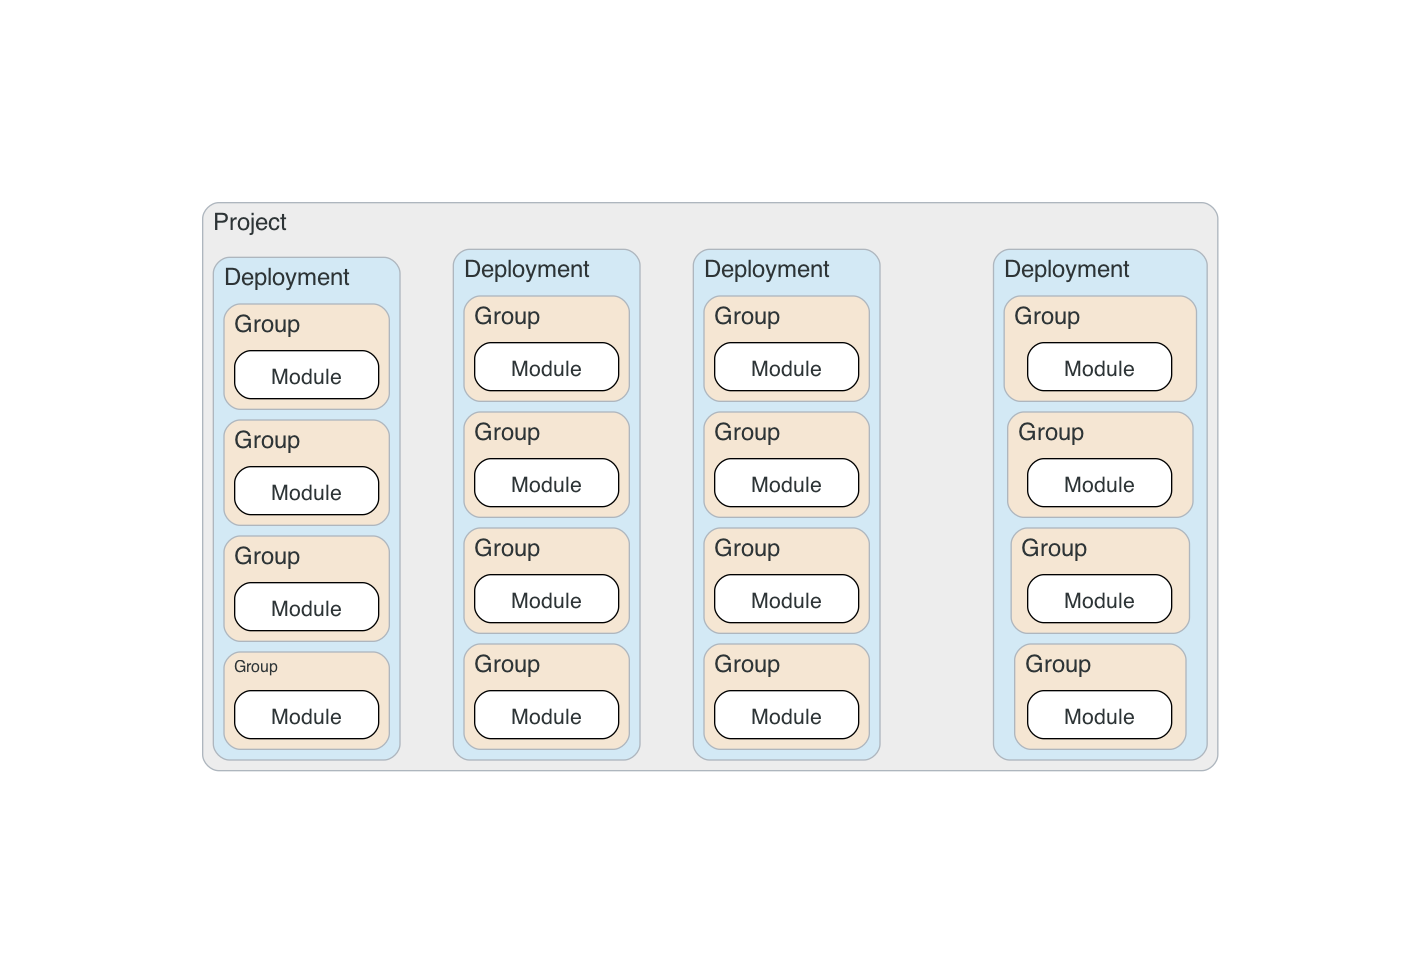

The script that drew this image:
from diagrams import Diagram, Cluster, Edge
from diagrams.generic.blank import Blank

with Diagram(
    filename="project_definition",
    direction="LR",
    show=False,
    node_attr={"fontsize": "16"},
    graph_attr={"fontsize": "18", "bgcolor": "transparent", "ranksep": "1.0", "nodesep": "0.5"},
):
    with Cluster("Project", graph_attr={"bgcolor": "#EDEDED", "fontsize": "18"}):
        
        # First row of deployments
        with Cluster("Deployment", graph_attr={"bgcolor": "#D3E9F5", "fontsize": "18"}):
            with Cluster("Group", graph_attr={"bgcolor": "#F5E6D3"}):
                m1 = Blank(label="Module", shape="box", width="1.5", height="0.5", fillcolor="white", style="rounded,filled", labelloc="c")
            with Cluster("Group ", graph_attr={"bgcolor": "#F5E6D3", "fontsize": "18"}):
                m2 = Blank(label="Module", shape="box", width="1.5", height="0.5", fillcolor="white", style="rounded,filled", labelloc="c")
            with Cluster("Group  ", graph_attr={"bgcolor": "#F5E6D3", "fontsize": "18"}):
                m3 = Blank(label="Module", shape="box", width="1.5", height="0.5", fillcolor="white", style="rounded,filled", labelloc="c")
            with Cluster("Group   ", graph_attr={"bgcolor": "#F5E6D3", "fontsize": "18"}):
                m4 = Blank(label="Module", shape="box", width="1.5", height="0.5", fillcolor="white", style="rounded,filled", labelloc="c")

        with Cluster("Deployment ", graph_attr={"bgcolor": "#D3E9F5", "fontsize": "18"}):
            with Cluster("Group    ", graph_attr={"bgcolor": "#F5E6D3", "fontsize": "18"}):
                m5 = Blank(label="Module", shape="box", width="1.5", height="0.5",fillcolor="white", style="rounded,filled", labelloc="c")
            with Cluster("Group     ", graph_attr={"bgcolor": "#F5E6D3", "fontsize": "18"}):
                m6 = Blank(label="Module", shape="box", width="1.5", height="0.5",fillcolor="white", style="rounded,filled", labelloc="c")
            with Cluster("Group      ", graph_attr={"bgcolor": "#F5E6D3", "fontsize": "18"}):
                m7 = Blank(label="Module", shape="box", width="1.5", height="0.5",fillcolor="white", style="rounded,filled", labelloc="c")
            with Cluster("Group       ", graph_attr={"bgcolor": "#F5E6D3", "fontsize": "18"}):
                m8 = Blank(label="Module", shape="box", width="1.5", height="0.5",fillcolor="white", style="rounded,filled", labelloc="c")

        # Second row of deployments
        with Cluster("Deployment  ", graph_attr={"bgcolor": "#D3E9F5", "fontsize": "18"}):
            with Cluster("Group        ", graph_attr={"bgcolor": "#F5E6D3", "fontsize": "18"}):
                m9 = Blank(label="Module", shape="box", width="1.5", height="0.5",fillcolor="white", style="rounded,filled", labelloc="c")
            with Cluster("Group         ", graph_attr={"bgcolor": "#F5E6D3", "fontsize": "18"}):
                m10 = Blank(label="Module", shape="box", width="1.5", height="0.5",fillcolor="white", style="rounded,filled", labelloc="c")
            with Cluster("Group          ", graph_attr={"bgcolor": "#F5E6D3", "fontsize": "18"}):
                m11 = Blank(label="Module", shape="box", width="1.5", height="0.5",fillcolor="white", style="rounded,filled", labelloc="c")
            with Cluster("Group           ", graph_attr={"bgcolor": "#F5E6D3", "fontsize": "18"}):
                m12 = Blank(label="Module", shape="box", width="1.5", height="0.5",fillcolor="white", style="rounded,filled", labelloc="c")

        with Cluster("Deployment   ", graph_attr={"bgcolor": "#D3E9F5", "fontsize": "18"}):
            with Cluster("Group            ", graph_attr={"bgcolor": "#F5E6D3", "fontsize": "18"}):
                m13 = Blank(label="Module", shape="box", width="1.5", height="0.5",fillcolor="white", style="rounded,filled", labelloc="c")
            with Cluster("Group             ", graph_attr={"bgcolor": "#F5E6D3", "fontsize": "18"}):
                m14 = Blank(label="Module", shape="box", width="1.5", height="0.5",fillcolor="white", style="rounded,filled", labelloc="c")
            with Cluster("Group              ", graph_attr={"bgcolor": "#F5E6D3", "fontsize": "18"}):
                m15 = Blank(label="Module", shape="box", width="1.5", height="0.5",fillcolor="white", style="rounded,filled", labelloc="c")
            with Cluster("Group               ", graph_attr={"bgcolor": "#F5E6D3", "fontsize": "18"}):
                m16 = Blank(label="Module", shape="box", width="1.5", height="0.5",fillcolor="white", style="rounded,filled", labelloc="c")
    
    # Invisible edges to force grid layout
    m1 - Edge(style="invis") - m5
    m5 - Edge(style="invis") - m9
    m9 - Edge(style="invis") - m13
